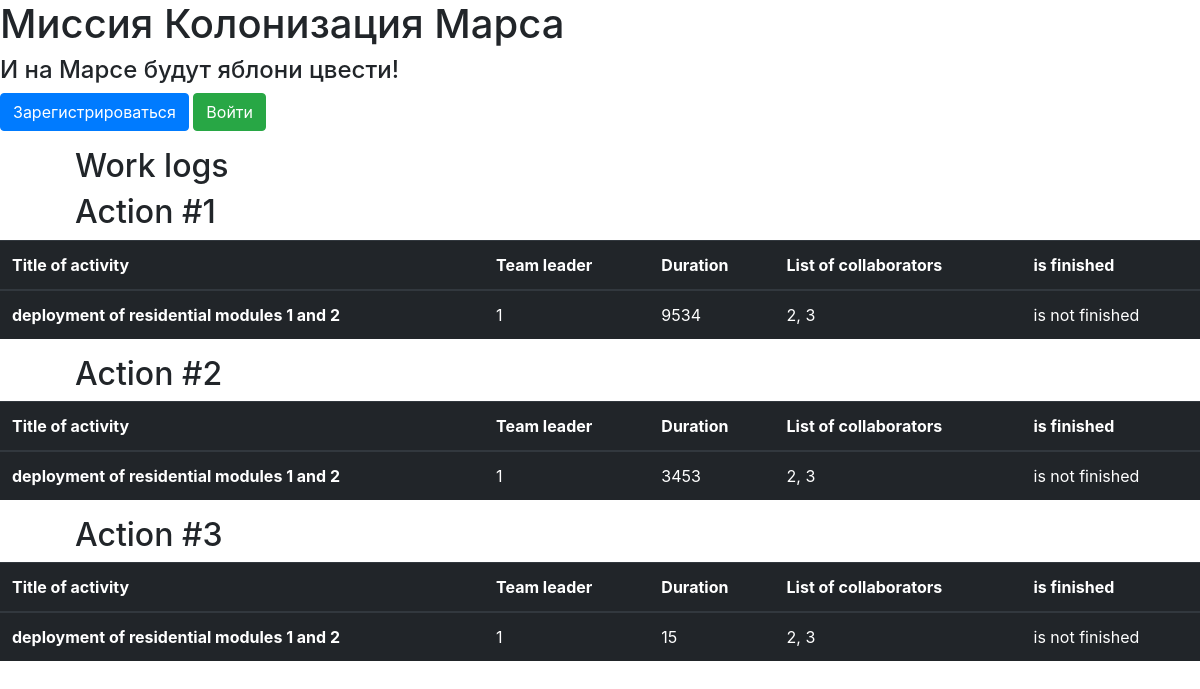
Before: / with the older database file.
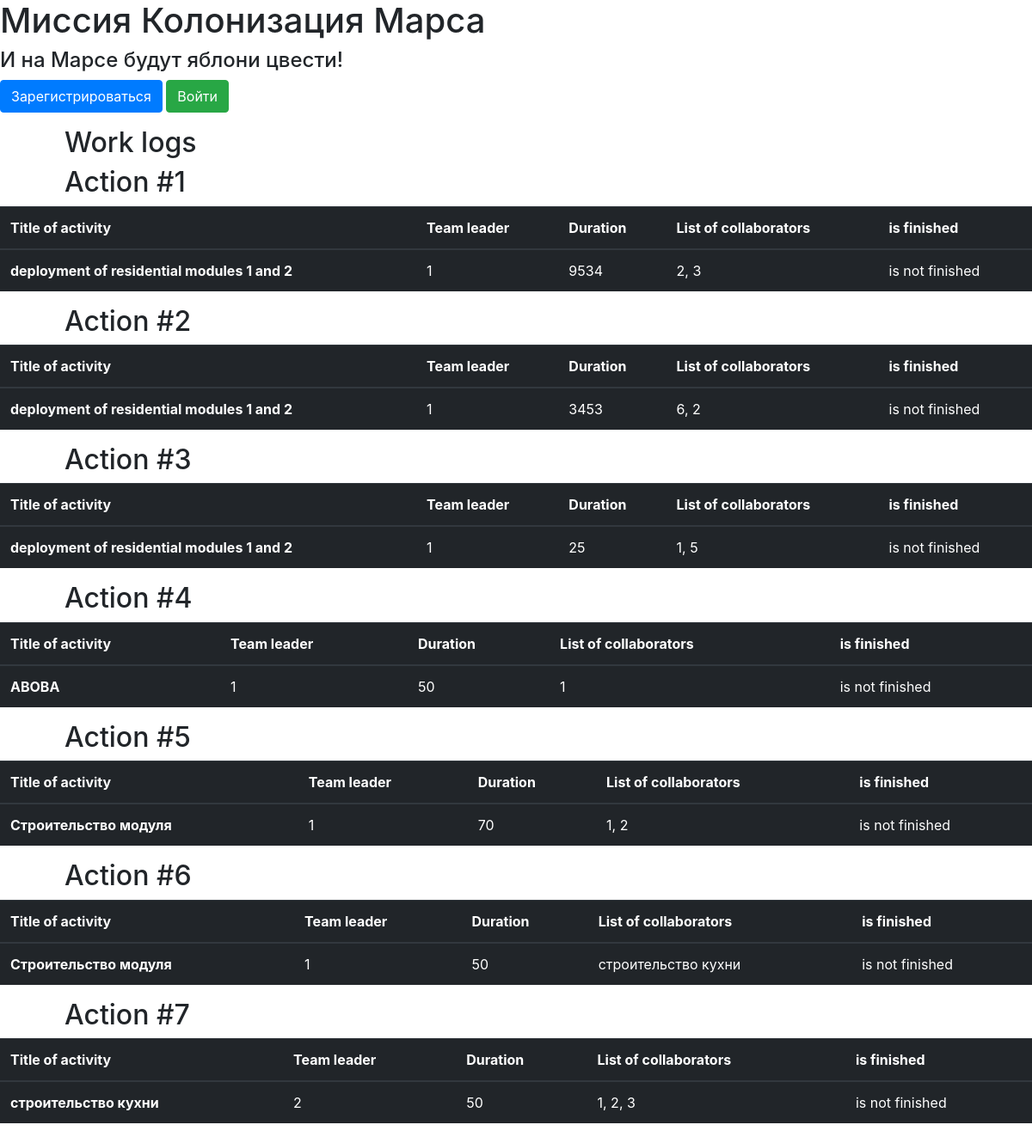
After: the same page with the newer database file.
### jobs.py (models this page shows)
class Jobs(SqlAlchemyBase):
    __tablename__ = 'jobs'
    id = sqlalchemy.Column(sqlalchemy.Integer,
                           primary_key=True, autoincrement=True)
    team_leader = sqlalchemy.Column(sqlalchemy.Integer, sqlalchemy.ForeignKey('users.id'), autoincrement=True)
    job = sqlalchemy.Column(sqlalchemy.String)
    work_size = sqlalchemy.Column(sqlalchemy.Integer)
    collaborators = sqlalchemy.Column(sqlalchemy.String)
    start_date = sqlalchemy.Column(sqlalchemy.DateTime)
    end_date = sqlalchemy.Column(sqlalchemy.DateTime)
    is_finished = sqlalchemy.Column(sqlalchemy.Boolean)
    user = orm.relationship('User')

### main.py (the view)
@app.route('/')
def index():
    db_session.global_init("db/mars_explorer.db")
    jb = create_spisok()
    return render_template('base.html', list=jb)

### data/db_session.py (called while the page is built, shortened)
def global_init(db_file):
    global __factory
    if __factory:
        return

def create_session() -> Session:
    global __factory
    return __factory()

### main.py (called while the page is built)
def create_spisok():
    db_session.global_init("db/mars_explorer.db")
    db_sess = db_session.create_session()
    jobs = []
    for job in db_sess.query(Jobs).all():
        if job.is_finished:
            finish = 'is finished'
        else:
            finish = 'is not finished'
        jobs.append([job.id, job.job, job.team_leader, job.work_size, job.collaborators, finish])
    return jobs

### templates/base.html (shortened to what this page needs)
<!DOCTYPE html>
<html lang="en">
<head>
    <link rel="stylesheet" href="/static/css/style.css">
     <link rel="stylesheet" href="https://cdn.jsdelivr.net/npm/bootstrap@4.0.0/dist/css/bootstrap.min.css">
    </head>
    <body>
        <h1>Миссия Колонизация Марса</h1>
        <h4>И на Марсе будут яблони цвести!</h4>
        <nav>
            {% if current_user.is_authenticated %}
                <p>
                    <a class="btn btn-info" href="/logout">{{ current_user.name }}</a>
                    <a class="btn btn-danger" href="/addjob">AddJob</a>
                </p>
            {% else %}
                <p>
                    <a class="btn btn-primary " href="/register">Зарегистрироваться</a>
                    <a class="btn btn-success" href="/login">Войти</a>
                </p>
            {% endif %}
        </nav>
        <h2>Work logs</h2>
        {% for item in list %}
            <h2>Action #{{ item[0] }}</h2>
            <table class="table table-dark">
              <thead>
                <tr>
                    <th scope="col">Title of activity</th>
                    <th scope="col">Team leader</th>
                    <th scope="col">Duration</th>
                    <th scope="col">List of collaborators</th>
                    <th scope="col">is finished</th>
                </tr>
              </thead>
              <tbody>
                <tr>
                    <th scope="row">{{ item[1] }}</th>
                    <td>{{ item[2] }}</td>
                    <td>{{ item[3] }}</td>
                    <td>{{ item[4] }}</td>
                    <td>{{ item[5] }}</td>
                </tr>
              </tbody>
            </table>
        {% endfor %}
    </body>
</html>

### static/css/style.css (style rules this page uses)
h2 { margin-left: 75px; }
h4 { color: grey; }

Changed rows visible on the page:
changed Jobs id 2: collaborators "2, 3" → "6, 2"
changed Jobs id 3: work_size "15" → "25"; collaborators "2, 3" → "1, 5"
added Jobs: id "4", job "ABOBA", item "1", work_size "50", collaborators "1", item "is not finished"
added Jobs: id "5", job "Строительство модуля", team_leader "1", work_size "70", collaborators "1, 2", item "is not finished"
added Jobs: id "6", job "Строительство модуля", team_leader "1", work_size "50", collaborators "строительство кухни", item "is not finished"
added Jobs: id "7", job "строительство кухни", team_leader "2", work_size "50", collaborators "1, 2, 3", item "is not finished"
